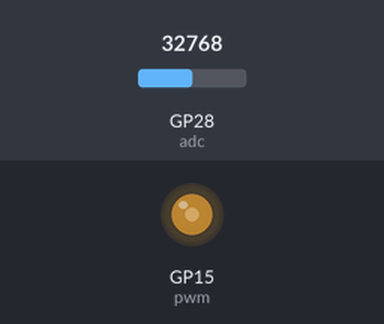
Recording of a program running on a simulated Raspberry Pi Pico running MicroPython. On the bench: output pins drawn as LEDs (lit = HIGH). The test bench sets the inputs (shaded band); at power-on: GP28 (adc) = 32768 (analog values on the 0–65535 scale).

Above: at 1.2 s.
1.3 s: GP28 (adc) set to 45874
At 2.5 s:
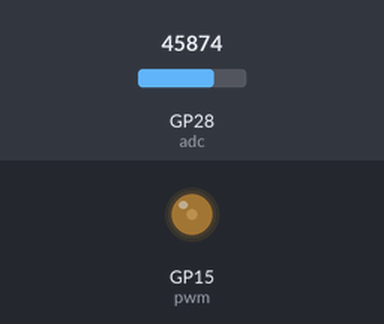
2.8 s: GP28 (adc) set to 65535
At 3.8 s:
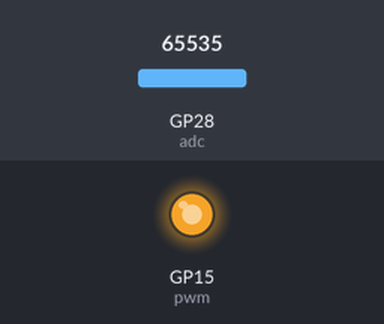
4.3 s: GP28 (adc) set to 60464
At 4.9 s:
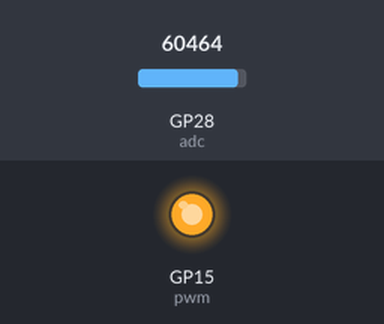
5.8 s: GP28 (adc) set to 60000
At 6.1 s:
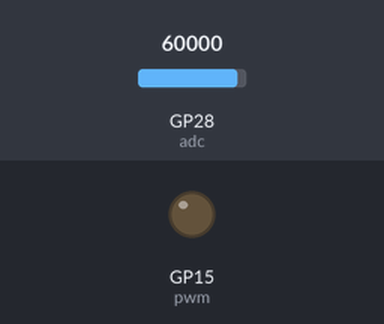
7.3 s: GP28 (adc) set to 19660
At 8.4 s:
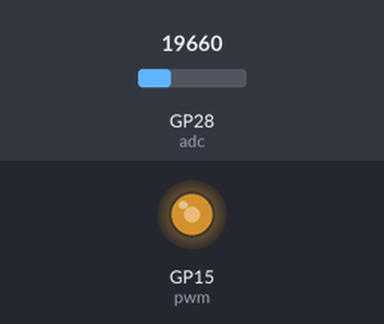
8.8 s: GP28 (adc) set to 32767
At 9.5 s:
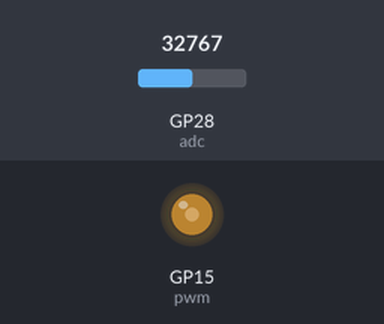
Timing chart, 0 to 11.3 s (numbered marks = the images above; inputs shaded):
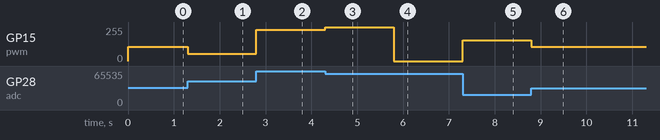

Measured:
- the behaviour switches between 60016 and 60000 on GP28 (adc) (found by bisection; images 3 and 4)
- after the input at 1.3 s, GP15 (pwm): 106/255 → 55/255 at once
- after the input at 2.8 s, GP15 (pwm): 55/255 → 233/255 at once
- after the input at 4.3 s, GP15 (pwm): 233/255 → 253/255 at once
- after the input at 5.8 s, GP15 (pwm): 253/255 → 0/255 at once
- after the input at 7.3 s, GP15 (pwm): 0/255 → 157/255 at once
- after the input at 8.8 s, GP15 (pwm): 157/255 → 106/255 at once

The program:

LDR.py
```python
################################
# LDR(Light Dependent Resistor )interface with the RPi Pico
# Author: Dharmendra Kumar Yadav
################################
from machine import Pin, PWM, ADC #import Pin, PWM, ADC handling library

pwm = PWM(Pin(15)) #Pico GP15 is a PWM output pin
adc = ADC(Pin(28)) #Pico GP28 is a ADC analog input pin

pwm.freq(1000) #set PWM frequency at 1000 hz

while True:
    duty = adc.read_u16() #read  Light intensity
    pwm.duty_u16(60000-duty) #provide current to LED, the more light intensity, the less current to LED
```
